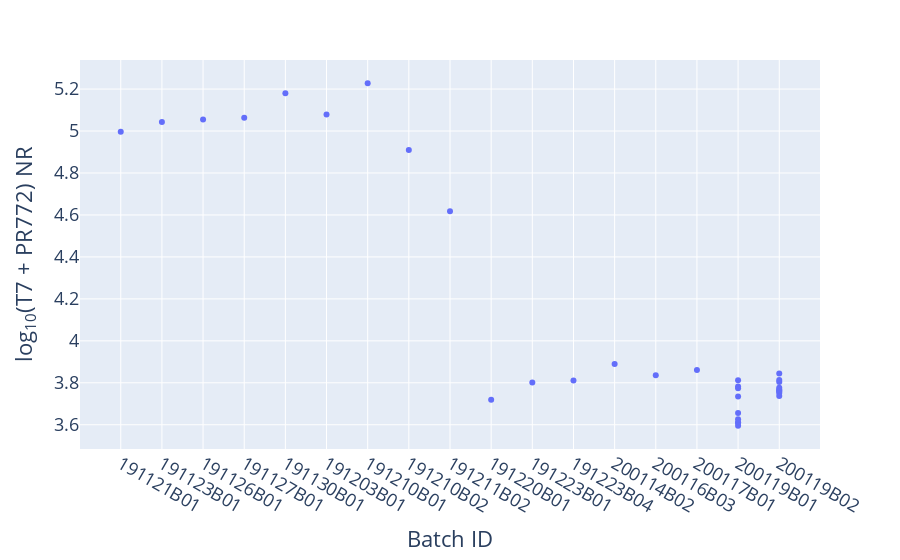

This figure's notebook cell:
### Code cell
fig = px.scatter(
    merged, y='Log10 T7 + PR772 NR (Composition File)',
    x='Batch ID',
    labels={'Log10 T7 + PR772 NR (Composition File)': 'log<sub>10</sub>(T7 + PR772) NR',
            'T7 + PR772 NR (Composition File)': 'T7 + PR772 NR'},
    hover_data=['T7 + PR772 NR (Composition File)', 'Accession', 'Run Date']
)
fig.update_layout(font=dict(size=18), height=600)
fig.show()
fig.write_html('plots/Diluted_Hi_IC_vs_Low_IC_by_batch.html')

### Figure 1 — Plotly figure (JSON) as saved in the notebook; plotly's stock layout.template omitted (floating-point values rounded to 4 significant figures)
{"data": [{"customdata": [[99260.0, "controlneg", "2019-11-21"], [110400.0, "controlneg", "2019-11-24"], [113400.0, "controlneg", "2019-11-26"], [115600.0, "controlneg", "2019-11-27"], [151500.0, "controlneg", "2019-12-01"], [120000.0, "controlneg", "2019-12-04"], [169000.0, "controlneg", "2019-12-10"], [81300.0, "controlneg", "2019-12-11"], [41460.0, "controlneg", "2019-12-13"], [5237.0, "controlneg", "2019-12-20"], [6335.0, "controlneg", "2019-12-24"], [6464.0, "controlneg", "2019-12-25"], [7751.0, "controlneg", "2020-01-17"], [6847.0, "controlneg", "2020-01-18"], [7256.0, "controlneg", "2020-01-18"], [4087.0, "IDBD-D101325", "2020-01-20"], [4069.0, "IDBD-D101326", "2020-01-20"], [4529.0, "IDBD-D101327", "2020-01-20"], [3936.0, "IDBD-D101328", "2020-01-20"], [4227.0, "IDBD-D101329", "2020-01-20"], [6065.0, "IDBD-D101330", "2020-01-20"], [6486.0, "IDBD-D101331", "2020-01-20"], [5427.0, "IDBD-D101332", "2020-01-20"], [5942.0, "controlNeg", "2020-01-20"], [5734.0, "IDBD-D101333", "2020-01-20"], [5642.0, "IDBD-D101334", "2020-01-20"], [6373.0, "IDBD-D101335", "2020-01-20"], [5455.0, "IDBD-D101336", "2020-01-20"], [5792.0, "IDBD-D101337", "2020-01-20"], [6506.0, "IDBD-D101338", "2020-01-20"], [6981.0, "IDBD-D101339", "2020-01-20"], [5870.0, "IDBD-D101340", "2020-01-20"], [5978.0, "controlNeg", "2020-01-20"]], "hoverlabel": {"namelength": 0}, "hovertemplate": "Batch ID=%{x}<br>log<sub>10</sub>(T7 + PR772) NR=%{y}<br>T7 + PR772 NR=%{customdata[0]}<br>Accession=%{customdata[1]}<br>Run Date=%{customdata[2]}", "legendgroup": "", "marker": {"color": "#636efa", "symbol": "circle"}, "mode": "markers", "name": "", "showlegend": false, "type": "scatter", "x": ["191121B01", "191123B01", "191126B01", "191127B01", "191130B01", "191203B01", "191210B01", "191210B02", "191211B02", "191220B01", "191223B01", "191223B04", "200114B02", "200116B03", "200117B01", "200119B01", "200119B01", "200119B01", "200119B01", "200119B01", "200119B01", "200119B01", "200119B01", "200119B01", "200119B02", "200119B02", "200119B02", "200119B02", "200119B02", "200119B02", "200119B02", "200119B02", "200119B02"], "xaxis": "x", "y": [4.997, 5.043, 5.055, 5.063, 5.181, 5.079, 5.228, 4.91, 4.618, 3.719, 3.802, 3.81, 3.889, 3.836, 3.861, 3.611, 3.61, 3.656, 3.595, 3.626, 3.783, 3.812, 3.735, 3.774, 3.758, 3.751, 3.804, 3.737, 3.763, 3.813, 3.844, 3.769, 3.777], "yaxis": "y"}], "layout": {"autosize": true, "font": {"size": 18}, "legend": {"tracegroupgap": 0}, "margin": {"t": 60}, "xaxis": {"anchor": "y", "autorange": true, "domain": [0, 1], "range": [-0.9504, 16.95], "title": {"text": "Batch ID"}, "type": "category"}, "yaxis": {"anchor": "x", "autorange": true, "domain": [0, 1], "range": [3.486, 5.337], "title": {"text": "log<sub>10</sub>(T7 + PR772) NR"}, "type": "linear"}}}
